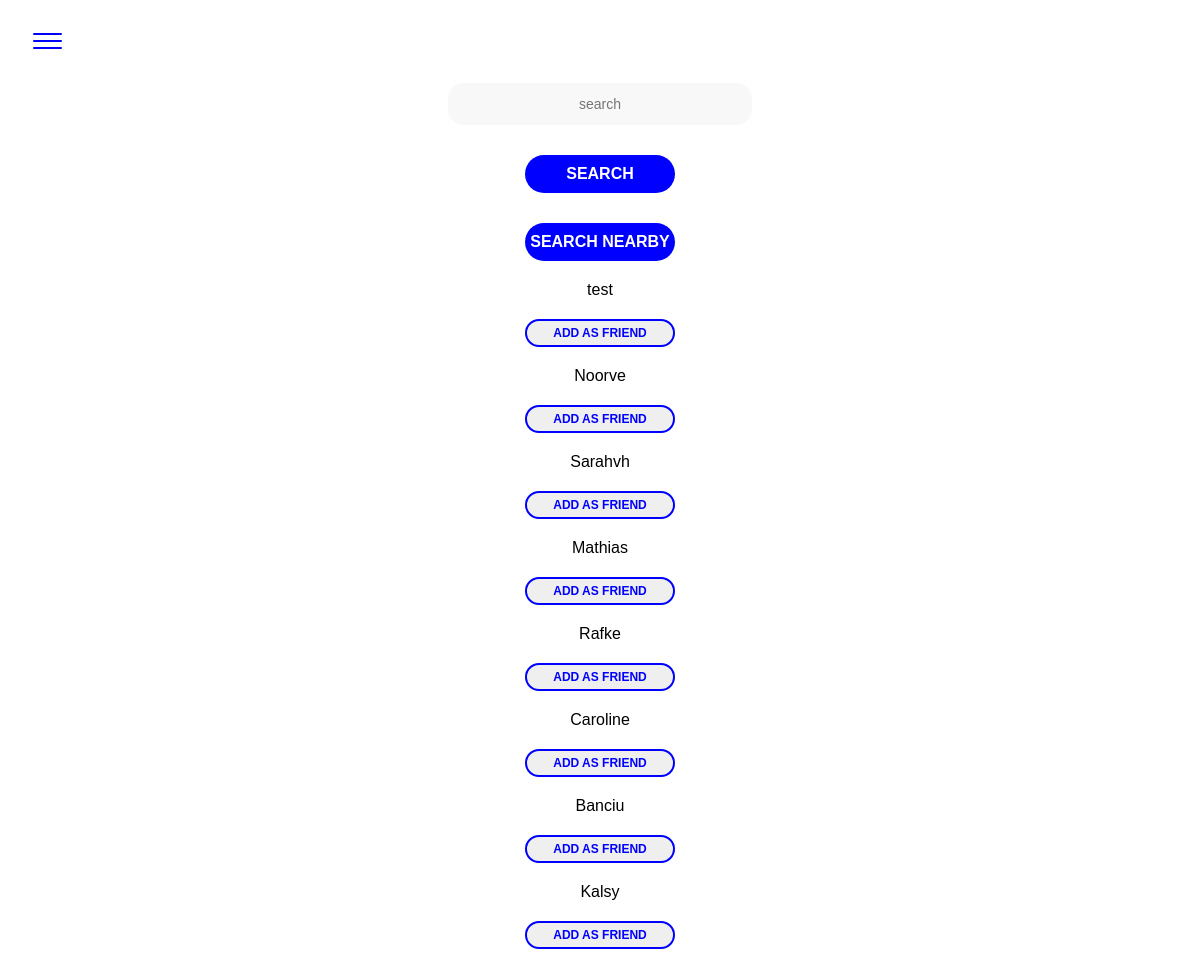
/network.php, run on the app's committed database.
### tables this page shows
CREATE TABLE `users` (
  `id` int(11) UNSIGNED NOT NULL,
  `firstname` varchar(255) DEFAULT NULL,
  `lastname` varchar(255) DEFAULT NULL,
  `username` varchar(255) DEFAULT NULL,
  `email` varchar(255) DEFAULT NULL,
  `password` varchar(255) DEFAULT NULL
);

### network.php (the view, shortened to what this page needs)
<!DOCTYPE html>
<html lang="en">
<head>
    <link rel="stylesheet" type="text/css" href="css/style.css">
</head>
<body>
<?php include_once 'nav.inc.php'; ?>
<?php
$pdo = Db::getInstance();
    $statement = $pdo->prepare('SELECT * FROM users');
    $statement->execute();
if ($statement->rowCount() > 0) {
    while ($fetch = $statement->fetch(PDO::FETCH_ASSOC)) {
        $id = $fetch['id'];
        $username = $fetch['username']; ?>
    <div>
    <?php
        if ($id != $_SESSION['uid']) {
            ?>
            <p class="label"><?php echo $username; ?></p>
    <div class="actions"><?php
            if (Friends::renderFriendShip($_SESSION['uid'], $id, 'isThereRequestPending') == 1) {
                ?>
                     <button class="request_pending btn--secondary" disabled>Request Pending</button>
                <?php
            } else {
                if (Friends::renderFriendShip($_SESSION['uid'], $id, 'isThereApprovalPending') == 1) {
                    ?>
                         <button class="friendBtn friendBtn<?php echo $id; ?> approve btn--primary" data-uid='<?php echo $id; ?>' data-type='approvefriend'>Approve</button>
                         <button class='friendBtn friendBtn<?php echo $id; ?> unfriend btn--secondary' data-uid='<?php echo $id; ?>' data-type='destroyfriend'>Ignore</button>
                    <?php
                } else {
                    if (Friends::renderFriendShip($_SESSION['uid'], $id, 'isThereFriendShip') == 0) {
                        ?>
                        <button class='friendBtn friendBtn<?php echo $id; ?> add btn--secondary' data-uid='<?php echo $id; ?>' data-type='addfriend'>Add as friend</button>
                    <?php
                    }
                }
            } ?>
            </div><?php
        } else {
        } ?>
    </div>
    <?php
    }
}
?>
</body>
</html>

### css/style.css (style rules this page uses)
body { font-family: 'Helvetica', sans-serif; font-size: 16px; }
p { text-align: center; }
.btn--secondary { text-decoration: none; text-align: center; color: blue; font-size: 12px; font-weight: 700; text-transform: uppercase; width: 150px; padding: 5px 0px; border: 2px solid blue; border-radius: 20px; margin: 30px auto 0px auto; display: block; transition: 200ms; }
.label { display: block; text-align: center; margin-top: 20px; margin-bottom: -10px; }

### data on the page
users: username "test"
users: username "Noorve"
users: username "Sarahvh"
users: username "Mathias"
users: username "Rafke"
users: username "Caroline"
users: username "Banciu"
users: username "Kalsy"
